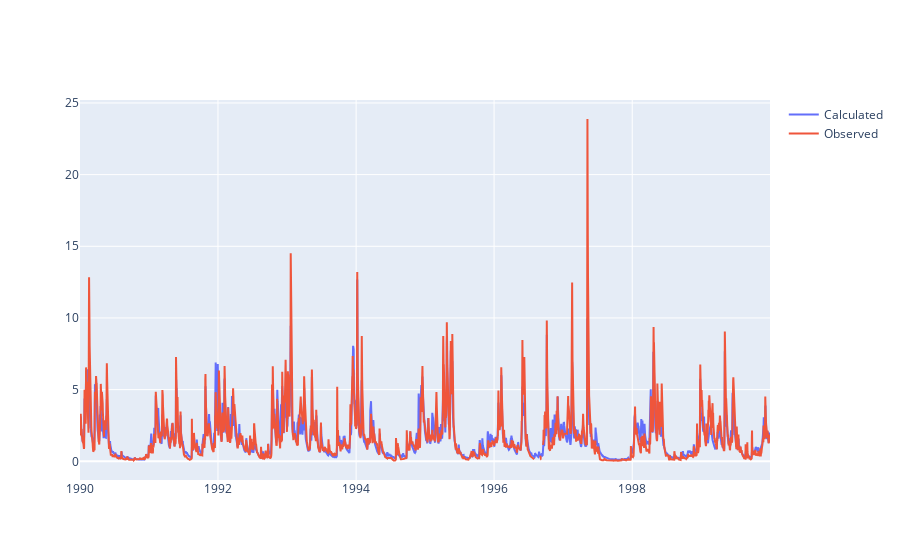

Notebook code for this chart:
### Code cell
fig = go.Figure([
    go.Scatter(x=filtered_output.index, y=filtered_output['flow'], name="Calculated"),
    go.Scatter(x=filtered_input.index, y=filtered_input['flow_mm'], name="Observed"),
])
fig.show()

### Figure 1 — Plotly figure (JSON) as saved in the notebook; plotly's stock layout.template omitted (floating-point values rounded to 4 significant figures; data arrays with more than 128 entries replaced by an {"elided": "..."} marker saying what was removed)
{"data": [{"name": "Calculated", "type": "scatter", "x": {"elided": "3652 str values"}, "y": {"elided": "3652 float values"}}, {"name": "Observed", "type": "scatter", "x": {"elided": "3652 str values"}, "y": {"elided": "3652 float values"}}], "layout": {}}
